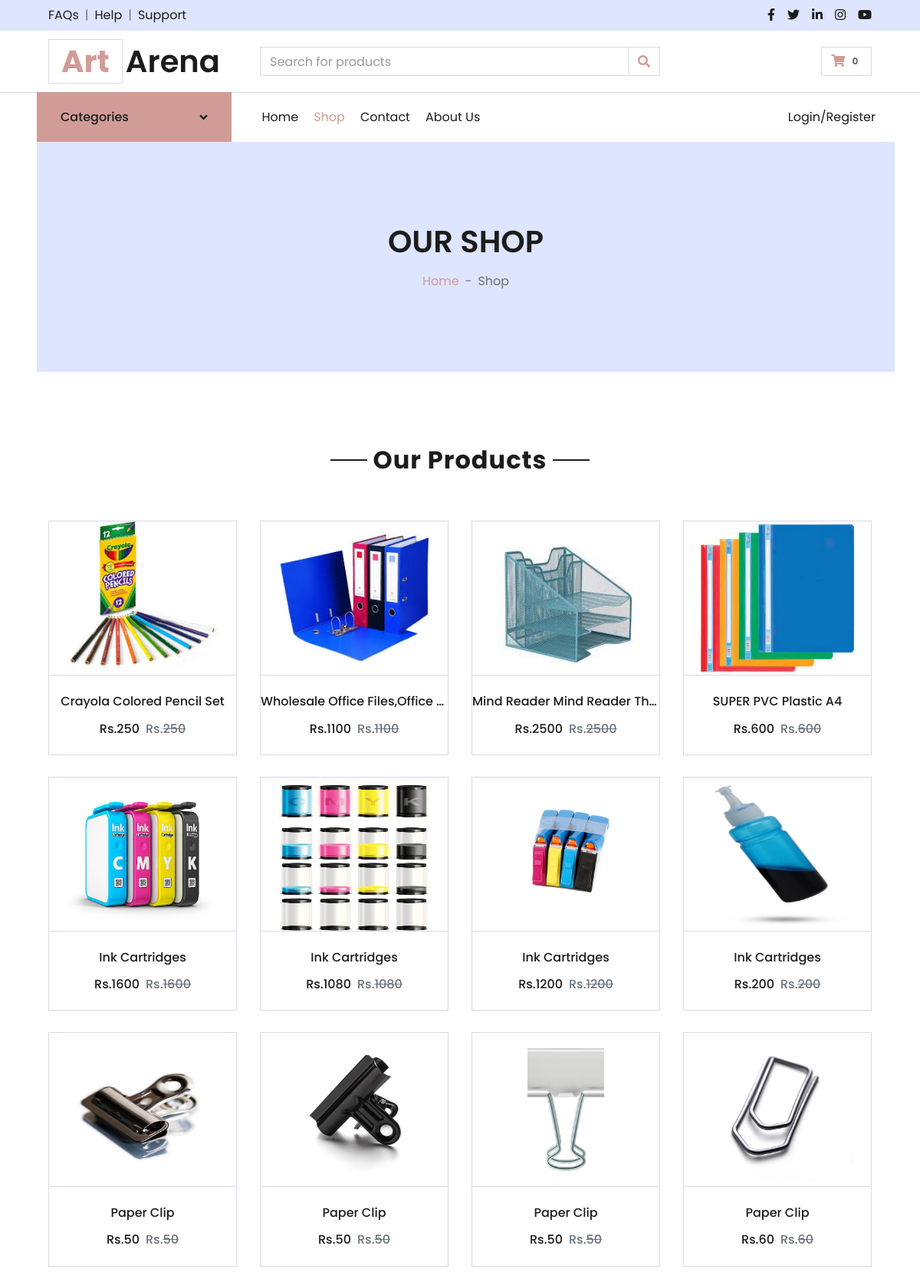
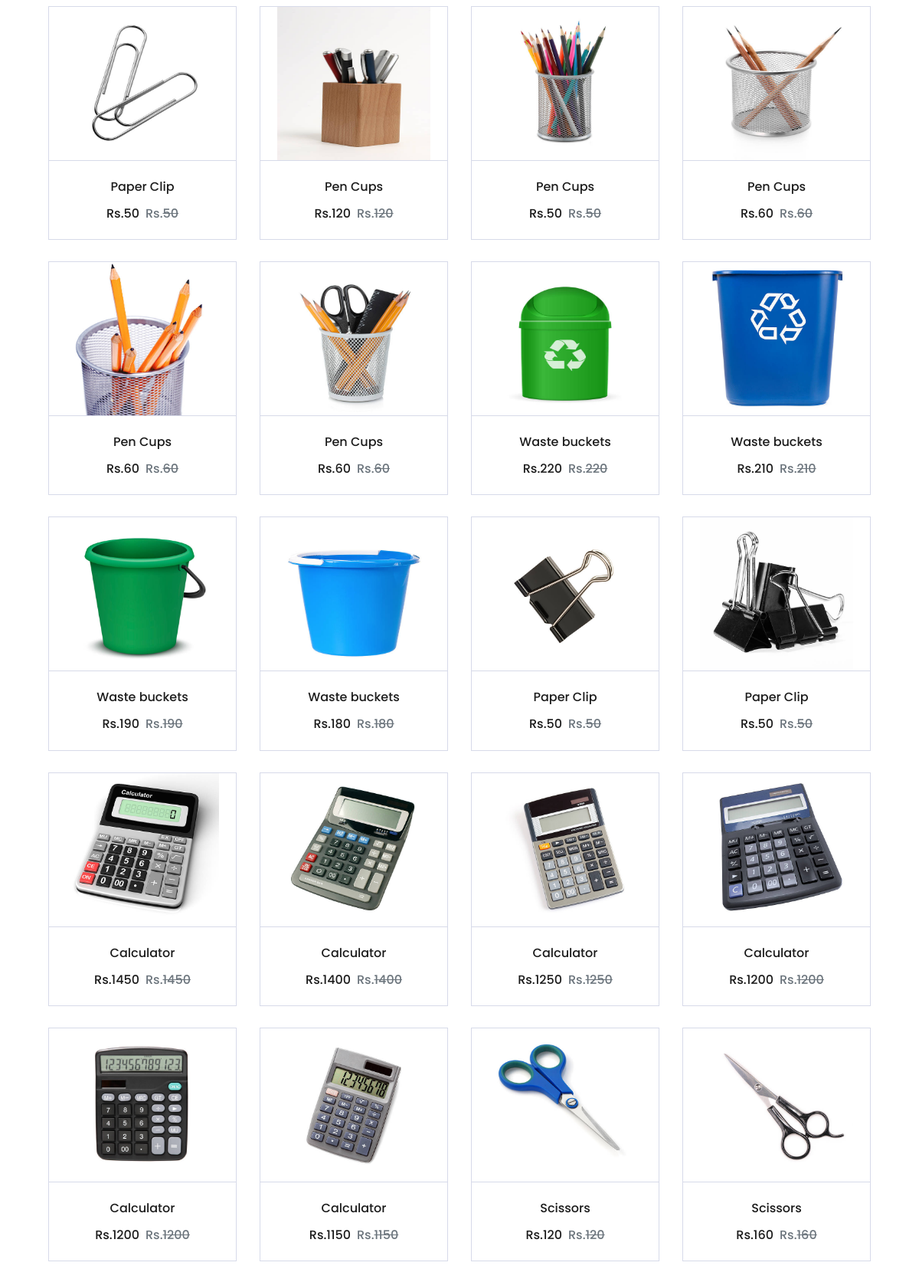
The page /shop.php (upper part) on the database its author committed (2 pictures, top to bottom).
### tables this page shows
CREATE TABLE `product` (
  `Id` int(11) NOT NULL,
  `Category_Id` int(11) NOT NULL,
  `Image` varchar(255) NOT NULL,
  `Name` varchar(255) NOT NULL,
  `Price` float NOT NULL,
  `Qty` int(11) NOT NULL,
  `Description` varchar(5000) NOT NULL,
  `Short_Description` varchar(2000) NOT NULL,
  `Status` tinyint(4) NOT NULL
);

### functions.php (called while the page is built, shortened)
<?php
function get_product($con,$limit='',$cat_id='',$product_id='',$search_str=''){
    $sql = "select product.*,categories.Categories from product,categories where product.Status=1";
    $sql.= " and product.Category_Id=categories.Id ";
    $sql.= " order by product.Id desc ";
    $res=mysqli_query($con,$sql);
    $data=array();
    while($row=mysqli_fetch_assoc($res)){
        $data[]=$row;
    }
    return $data;
}
?>

### shop.php (the view, shortened to what this page needs)
<?php
include "top.php";
?>
<div class="container-fluid bg-secondary mb-5">
                <div class="d-flex flex-column align-items-center justify-content-center" style="min-height: 300px">
                    <h1 class="font-weight-semi-bold text-uppercase mb-3">Our Shop</h1>
                    <div class="d-inline-flex">
                        <p class="m-0"><a href="">Home</a></p>
                        <p class="m-0 px-2">-</p>
                        <p class="m-0">Shop</p>
                    </div>
                </div>
            </div>
        </div>
    <div class="container-fluid pt-5">
        <div class="text-center mb-4">
            <h2 class="section-title px-5"><span class="px-2">Our Products</span></h2>
        </div>
        <div class="row px-xl-5">
            <div class="col-lg-12 col-md-12">
                <div class="row pb-3">
                    <div class="col-12 pb-1">
                    </div>
                    <?php
                    $get_product=get_product($con,'','','');
                    foreach($get_product as $list){
                    ?>
                    <div class="col-lg-3 col-md-6 col-sm-12 pb-1">
                        <div class="card product-item border-0 mb-4">
                            <div class="card-header product-img position-relative overflow-hidden bg-transparent border p-0" style="text-align:center;">
                            <a href="product.php?id=<?= $list['Id']?>"><img src="./image/<?= $list['Image'] ?>" height="200" width="200" alt=""></a>
                            </div>
                            <div class="card-body border-left border-right border-bottom text-center p-0 pt-4 pb-3">
                                <h6 class="text-truncate mb-3"><?= $list['Name']?></h6>
                                <div class="d-flex justify-content-center">
                                    <h6>Rs.<?= $list['Price']?></h6>
                                    <h6 class="text-muted ml-2">Rs.<del><?= $list['Price']?></del></h6>
                                </div>
                            </div>
                        </div>
                    </div>
                    <?php
                        }
                    ?>
                </div>
            </div>
        </div>
    </div>
<?php
include "footer.php";
?>

### rows shown on the page
product: Image (picture), Name "Crayola Colored Pencil Set", Price "250"
product: Image (picture), Name "Wholesale Office Files,Office…", Price "1100"
product: Image (picture), Name "Mind Reader Mind Reader Th…", Price "2500"
product: Image (picture), Name "SUPER PVC Plastic A4", Price "600"
product: Image (picture), Name "Ink Cartridges", Price "1600"
product: Image (picture), Name "Ink Cartridges", Price "1080"
product: Image (picture), Name "Ink Cartridges", Price "1200"
product: Image (picture), Name "Ink Cartridges", Price "200"
product: Image (picture), Name "Paper Clip", Price "50"
product: Image (picture), Name "Paper Clip", Price "50"
product: Image (picture), Name "Paper Clip", Price "50"
product: Image (picture), Name "Paper Clip", Price "60"
product: Image (picture), Name "Paper Clip", Price "50"
product: Image (picture), Name "Pen Cups", Price "120"
product: Image (picture), Name "Pen Cups", Price "50"
product: Image (picture), Name "Pen Cups", Price "60"
product: Image (picture), Name "Pen Cups", Price "60"
product: Image (picture), Name "Pen Cups", Price "60"
product: Image (picture), Name "Waste buckets", Price "220"
product: Image (picture), Name "Waste buckets", Price "210"
product: Image (picture), Name "Waste buckets", Price "190"
product: Image (picture), Name "Waste buckets", Price "180"
product: Image (picture), Name "Paper Clip", Price "50"
product: Image (picture), Name "Paper Clip", Price "50"
product: Image (picture), Name "Calculator", Price "1450"
product: Image (picture), Name "Calculator", Price "1400"
product: Image (picture), Name "Calculator", Price "1250"
product: Image (picture), Name "Calculator", Price "1200"
product: Image (picture), Name "Calculator", Price "1200"
product: Image (picture), Name "Calculator", Price "1150"
product: Image (picture), Name "Scissors", Price "120"
product: Image (picture), Name "Scissors", Price "160"

### other values the page prints
$totalProduct "0"
